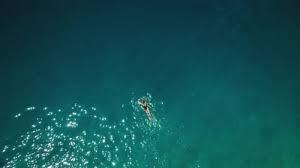
#> input picture component1_crowd_maintenance/datasets/People Swimming.v1-roboflow-instant-1--eval-.yolov8/test/images/images-13-_jpg.rf.536f0568e122ec8505c57b8f0e7c89ec.jpg, 300 x 168 px
$ python -i enhance.py   (imports and definitions only)
#> lines starting #> are read from the running program, lines starting #| are printed output that depends on the picture
#> further down, picture is the input picture: shape (168, 300, 3); mean B, G, R 84.4, 80.6, 16.3
"""
Helpers for the two panel requests:

  * very TINY garbage  -> tiled ("zoomed") detection over the pool area
  * garbage UNDER the water surface -> underwater colour correction, then a
    second search; objects found only after correction and with low
    contrast against the surrounding water are marked "underwater".

Pure OpenCV / NumPy, no extra installs.
"""

import cv2
import numpy as np

from component4_garbage.tracker import iou


# ── underwater image enhancement ──────────────────────────────────
def enhance_underwater(img):
    """Colour-correct an underwater / through-the-water image.

    1. red-channel compensation (water absorbs red first, Ancuti et al. 2018)
    2. grey-world white balance (removes the blue-green cast)
    3. CLAHE on the lightness channel (brings back local contrast/edges)
    """
    f = img.astype(np.float32) / 255.0
    b, g, r = f[..., 0], f[..., 1], f[..., 2]
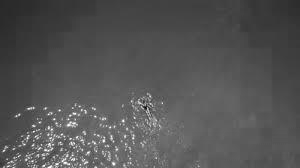
#> b: shape (168, 300) float32; min 0, max 1, mean 0.331
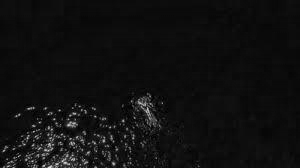
#> r: shape (168, 300) float32; min 0, max 0.875, mean 0.0638
    r = r + 1.0 * (g.mean() - r.mean()) * (1.0 - r) * g
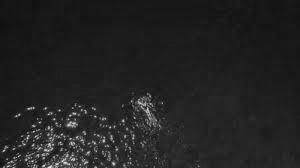
#> r: shape (168, 300) float32; min 0.0352, max 0.906, mean 0.137
    b = b + 0.5 * (g.mean() - b.mean()) * (1.0 - b) * g
    f = np.stack([np.clip(b, 0, 1), g, np.clip(r, 0, 1)], axis=-1)
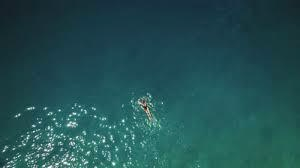
#> f: shape (168, 300, 3) float32; mean of channels 0, 1, 2 0.329, 0.316, 0.137; drawn as B, G, R
    means = f.reshape(-1, 3).mean(0) + 1e-6
#> means = [0.329, 0.316, 0.137]
    f = np.clip(f * (means.mean() / means), 0, 1)
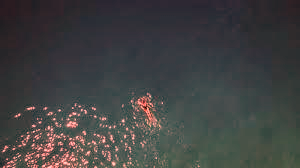
#> f: shape (168, 300, 3) float32; mean of channels 0, 1, 2 0.261, 0.261, 0.259; drawn as B, G, R
    u8 = (f * 255).astype(np.uint8)
    lab = cv2.cvtColor(u8, cv2.COLOR_BGR2LAB)
#> lab: shape (168, 300, 3); mean of channels 0, 1, 2 70.9, 127.9, 127.9
    clahe = cv2.createCLAHE(clipLimit=2.5, tileGridSize=(8, 8))
    lab[..., 0] = clahe.apply(lab[..., 0])
#> lab: shape (168, 300, 3); mean of channels 0, 1, 2 83.5, 127.9, 127.9
    return cv2.cvtColor(lab, cv2.COLOR_LAB2BGR)
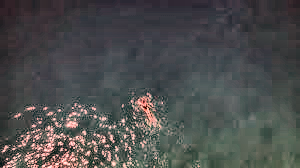
#> returned value: shape (168, 300, 3); mean B, G, R 77.6, 77.7, 76.7


# [56 lines left out: functions box_contrast, bright_fraction, make_tiles, _overlap_small, not called in this run]


def is_duplicate(box, others, iou_thr=0.4, small_thr=0.6):
    return any(iou(box, o) > iou_thr or _overlap_small(box, o) > small_thr for o in others)


# [18 lines left out: functions nms, merge_new, not called in this run]

>>> import cv2
>>> picture = cv2.imread('../../../../component1_crowd_maintenance/datasets/People Swimming.v1-roboflow-instant-1--eval-.yolov8/test/images/images-13-_jpg.rf.536f0568e122ec8505c57b8f0e7c89ec.jpg')
>>> result = enhance_underwater(picture)

$ run again, on component1_crowd_maintenance/datasets/People Swimming.v1-roboflow-instant-1--eval-.yolov8/test/images/images-30-_jpg.rf.63afe6863ab3cc58e63e056bd20e5d95.jpg
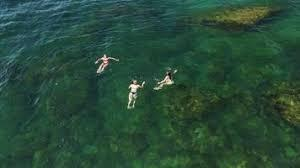
#> input picture component1_crowd_maintenance/datasets/People Swimming.v1-roboflow-instant-1--eval-.yolov8/test/images/images-30-_jpg.rf.63afe6863ab3cc58e63e056bd20e5d95.jpg, 300 x 168 px
#> picture is the input picture: shape (168, 300, 3); mean B, G, R 56.3, 74.4, 39.7
#> in enhance_underwater, `b, g, r = f[..., 0], f[..., 1], f[..., 2]`:
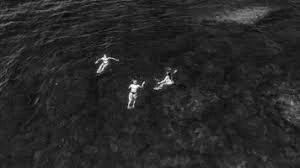
#> r: shape (168, 300) float32; min 0, max 1, mean 0.156
#> means = [0.229, 0.292, 0.189]
#> in enhance_underwater, `return cv2.cvtColor(lab, cv2.COLOR_LAB2BGR)`:
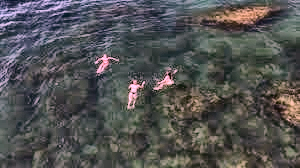
#> returned value: shape (168, 300, 3); mean B, G, R 82.7, 82.8, 82.8

$ run again, on component1_crowd_maintenance/datasets/People Swimming.v1-roboflow-instant-1--eval-.yolov8/test/images/images-36-_jpg.rf.9fc90549fc9e52e0ef47bdcc771fdf1f.jpg
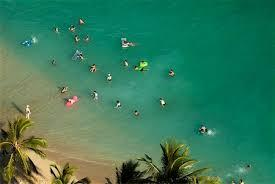
#> input picture component1_crowd_maintenance/datasets/People Swimming.v1-roboflow-instant-1--eval-.yolov8/test/images/images-36-_jpg.rf.9fc90549fc9e52e0ef47bdcc771fdf1f.jpg, 275 x 184 px
#> picture is the input picture: shape (184, 275, 3); mean B, G, R 91.5, 122.5, 54.5
#> in enhance_underwater, `f = np.stack([np.clip(b, 0, 1), g, np.clip(r, 0, 1)], axis=-1)`:
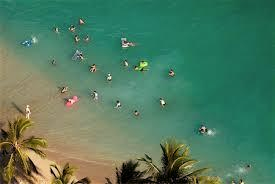
#> f: shape (184, 275, 3) float32; mean of channels 0, 1, 2 0.377, 0.481, 0.311; drawn as B, G, R
#> means = [0.377, 0.481, 0.311]
#> in enhance_underwater, `return cv2.cvtColor(lab, cv2.COLOR_LAB2BGR)`:
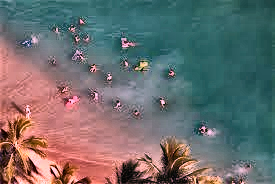
#> returned value: shape (184, 275, 3); mean B, G, R 109.5, 109.7, 108.9
